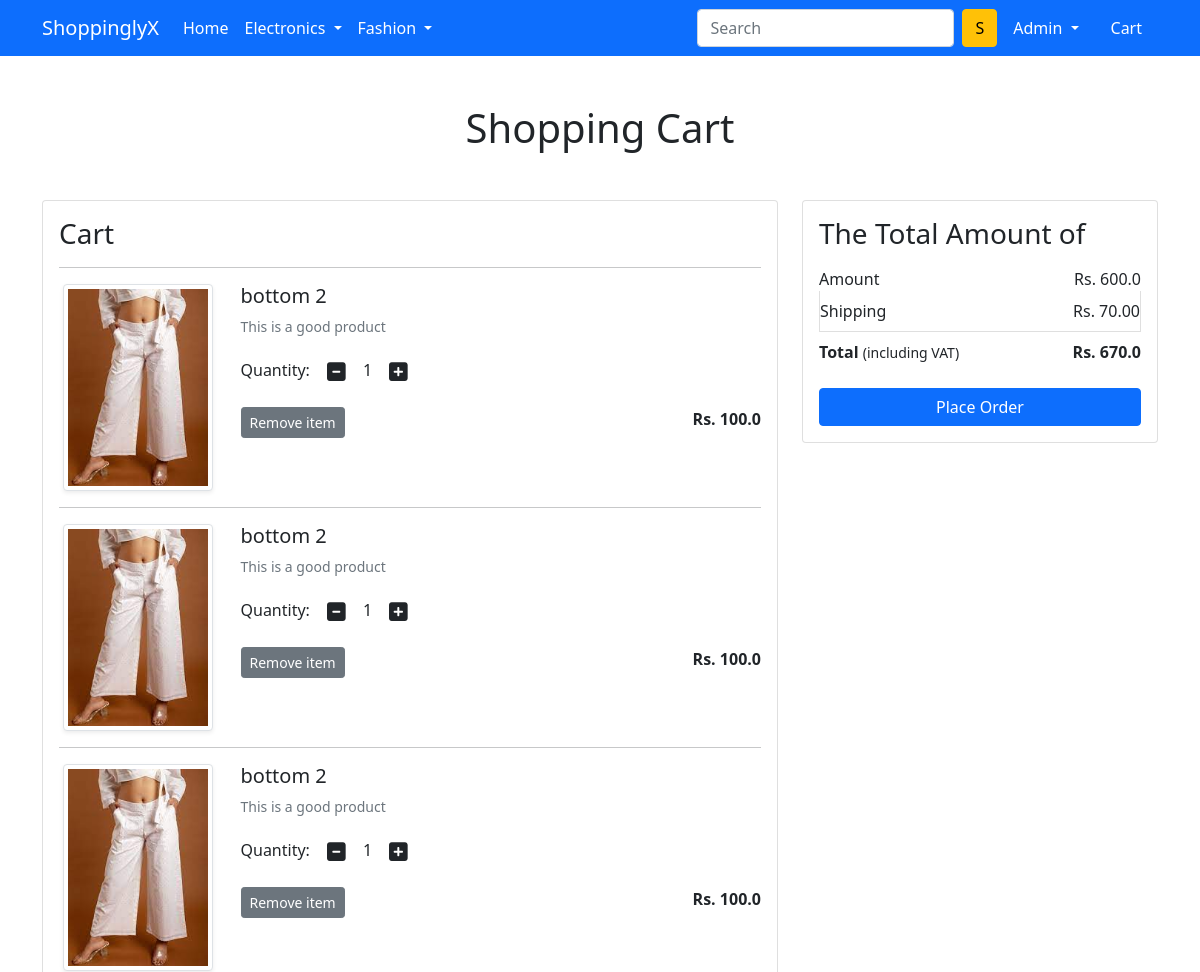
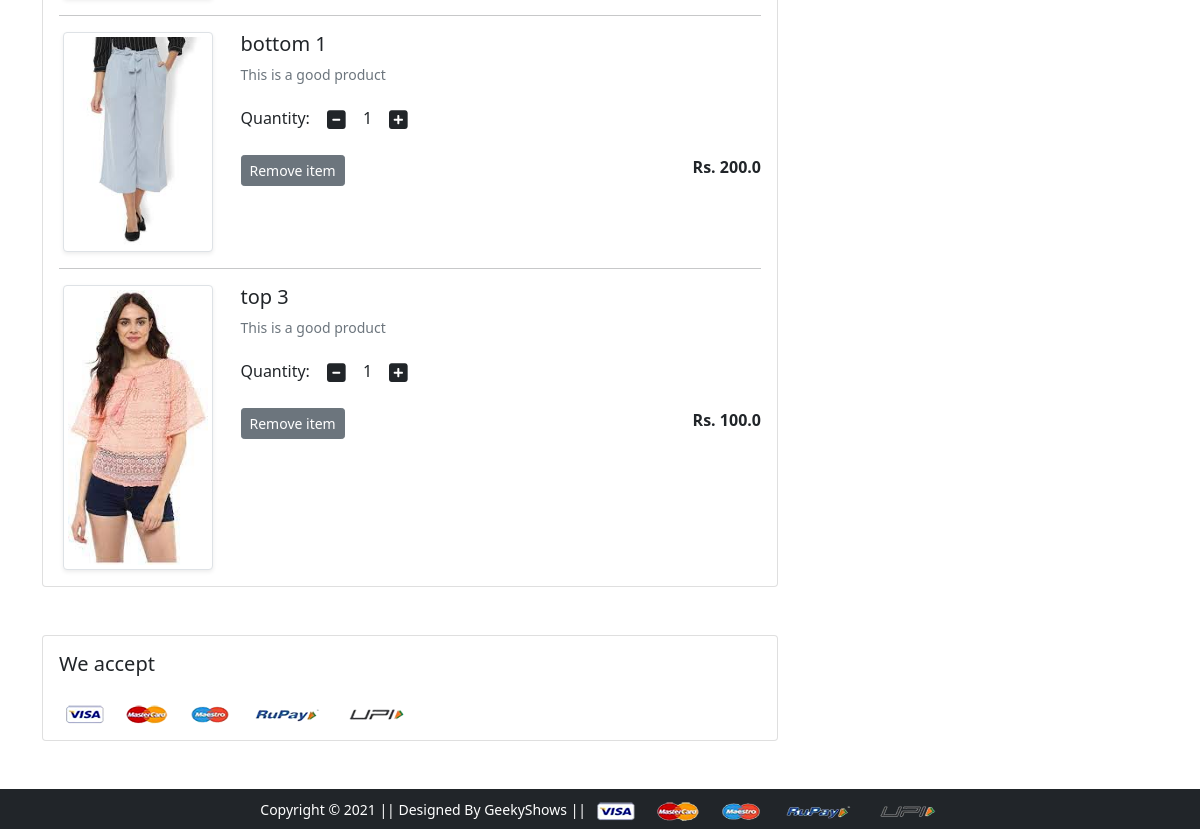
The app's page /cart/ (signed in) with its own data (2 pictures, top to bottom).
### app/models.py (models this page shows, shortened)
class Cart(models.Model):
    user = models.ForeignKey(User, on_delete=models.CASCADE)
    product = models.ForeignKey(Product,on_delete=models.CASCADE)
    quantity = models.PositiveIntegerField(default=1)
    def __str__(self):
        return str(self.id)

class Product(models.Model):
    title = models.CharField(max_length=100)
    selling_price = models.FloatField()
    discounted_price = models.FloatField()
    description = models.TextField()
    brand = models.CharField(max_length=100)
    category = models.CharField(choices=CATEGORY_CHOICES,max_length=3)
    product_image = models.ImageField(upload_to='productimg')

### app/views.py (the view)
# urls.py: path("cart/",views.show_cart,name= 'showcart'),
@login_required
def show_cart(request):
    if request.user.is_authenticated:
        user=request.user
        cart= Cart.objects.filter(user=user)
        amount = 0.0
        shipping_amount=70.0
        totalamount=0.0
        cart_product=[p for p in Cart.objects.all() if p.user == user]
        print(cart_product)
        if cart_product:
            for p in cart_product:
                tempamount=(p.quantity*p.product.discounted_price)
                amount+= tempamount
                totalamount=amount+shipping_amount
            return render(request, 'app/addtocart.html',{'carts':cart, 'totalamount':totalamount, 'amount':amount})
        else:
            return render(request, 'app/emptycart.html')

### app/templates/app/addtocart.html (shortened to what this page needs)
{% extends 'app/base.html' %}
{% load static %}
{% block main-content %}
<div class="container my-5">
 <div class="row">
  <h1 class="text-center mb-5">Shopping Cart</h1>
  <div class="col-sm-8">
  <div class="card">
   <div class="card-body">
    <h3>Cart</h3>
    {% for cart in carts %}
    <hr>
    <div class="row">
     <div class="col-sm-3 text-center align-self-center"><img src="{{cart.product.product_image.url}}" alt="" srcset="" class="img-fluid img-thumbnail shadow-sm" height="150" width="150"> </div>
     <div class="col-sm-9">
      <div>
       <h5>{{cart.product.title}}</h5>
       <p class="mb-2 text-muted small">{{cart.product.description}}</p>
       <div class="my-3">
        <label for="quantity">Quantity:</label>
        <a class="minus-cart btn" pid = "{{cart.product.id}}"><i class="fas fa-minus-square fa-lg"></i></a>
          <span id="quantity">{{cart.quantity}}</span>
        <a class="plus-cart btn" pid = "{{cart.product.id}}"><i class="fas fa-plus-square fa-lg"></i></a>
       </div>
       <div class="d-flex justify-content-between">
        <a href="#" class="btn btn-sm btn-secondary mr-3 remove-cart" pid = "{{cart.product.id}}">Remove item </a>
        <p class="mb-0"><span><strong>Rs. {{cart.product.discounted_price}}</strong></span></p>
       </div>
      </div>
     </div>
    </div>
    {% endfor %}
  </div>
</div>
</div>
<div class="col-sm-4">
<div class="card">
 <div class="card-body">
   <h3>The Total Amount of</h3>
   <ul class="list-group">
    <li class="list-group-item d-flex justify-content-between align-items-center border-0 px-0 pb-0">Amount<span>Rs. <span id="amount">{{amount}}</span> </span></li>
    <li class="list-group-item d-flex justify-content-between align-items-center px-0">Shipping<span>Rs. 70.00</span></li>
    <li class="list-group-item d-flex justify-content-between align-items-center border-0 px-0 mb-3">
     <div>
        <strong>Total</strong> <small>(including VAT)</small>
      </div>
      <span><strong>Rs. <strong id="totalamount">{{totalamount}}</strong></strong></span>
    </li>
   </ul>
   <div class="d-grid"><a href="{% url 'checkout' %}" class="btn btn-primary">Place Order</a></div>
 </div>
</div>
</div>
</div>
</div>
<div class="container">
<div class="row">
<div class="col-sm-8">
<div class="card">
 <div class="card-body">
   <h5 class="mb-4">We accept</h5>
   <img src="{% static 'app/images/payment.png' %}" alt="" class="img-fluid">
 </div>
</div>
</div>
</div>
</div>
{% endblock main-content %}

### app/templates/app/base.html (shortened to what this page needs)
<!doctype html>
{% load static %}
<html lang="en">
  <head>
    <link href="https://cdn.jsdelivr.net/npm/bootstrap@5.0.0-beta1/dist/css/bootstrap.min.css" rel="stylesheet">
    <link rel="stylesheet" href="{% static 'app/css/owl.carousel.min.css' %}">
    <link rel="stylesheet" href="{% static 'app/css/all.min.css' %}">
    <link rel="stylesheet" href="{% static 'app/css/style.css' %}">
  </head>
  <body>
    <nav class="navbar navbar-expand-lg navbar-dark bg-primary">
     <div class="container">
       <a class="navbar-brand" href="/">ShoppinglyX</a>
       <div class="collapse navbar-collapse" id="navbarSupportedContent">
         <ul class="navbar-nav me-auto mb-2 mb-lg-0">
           <li class="nav-item">
             <a class="nav-link active" aria-current="page" href="/">Home</a>
           </li>
           <li class="nav-item dropdown">
             <a class="nav-link dropdown-toggle text-white" href="#" id="electronicsDropdown" role="button" data-bs-toggle="dropdown" aria-expanded="false">
               Electronics
             </a>
           </li>
           <li class="nav-item dropdown">
             <a class="nav-link dropdown-toggle text-white" href="#" id="fashionDropdown" role="button" data-bs-toggle="dropdown" aria-expanded="false">
               Fashion
             </a>
           </li>
         </ul>
         <form class="d-flex">
           <input class="form-control me-2" type="search" placeholder="Search" aria-label="Search">
           <button class="btn btn-warning" type="submit">S</button>
         </form>
         <div>
          <ul class="navbar-nav me-auto mb-2 mb-lg-0">
            {% if request.user.is_authenticated %}
              <li class="nav-item dropdown mx-2">
              <a class="nav-link dropdown-toggle text-white" href="#" id="profileDropdown" role="button" data-bs-toggle="dropdown" aria-expanded="false">
                {{request.user.username|capfirst}}
              </a>
            </li>
            <li class="nav-item mx-2">
             <a href="{% url 'showcart' %}" class="nav-link text-white"> Cart </a>
            </li>
          {% endif %}
          </ul>
         </div>
       </div>
     </div>
    </nav>
    {% block main-content %} {% endblock main-content %}
    <footer class="container-fluid bg-dark text-center p-2 mt-5">
        <small class="text-white">Copyright &copy; 2021 || Designed By GeekyShows || </small>
        <img src="{% static 'app/images/payment.png' %}" alt="" srcset="" class="img-fluid" height="2px">
    </footer>
  </body>
</html>

### records on screen
Cart: product.product_image (picture), product "bottom 2", product.description "This is a good product", quantity "1", product.discounted_price "100.0"
Cart: product.product_image (picture), product "bottom 2", product.description "This is a good product", quantity "1", product.discounted_price "100.0"
Cart: product.product_image (picture), product "bottom 2", product.description "This is a good product", quantity "1", product.discounted_price "100.0"
Cart: product.product_image (picture), product "bottom 1", product.description "This is a good product", quantity "1", product.discounted_price "200.0"
Cart: product.product_image (picture), product "top 3", product.description "This is a good product", quantity "1", product.discounted_price "100.0"

### other values on screen
{{ request.user.username|capfirst }} "Admin"
{{ amount }} "600.0"
{{ totalamount }} "670.0"
